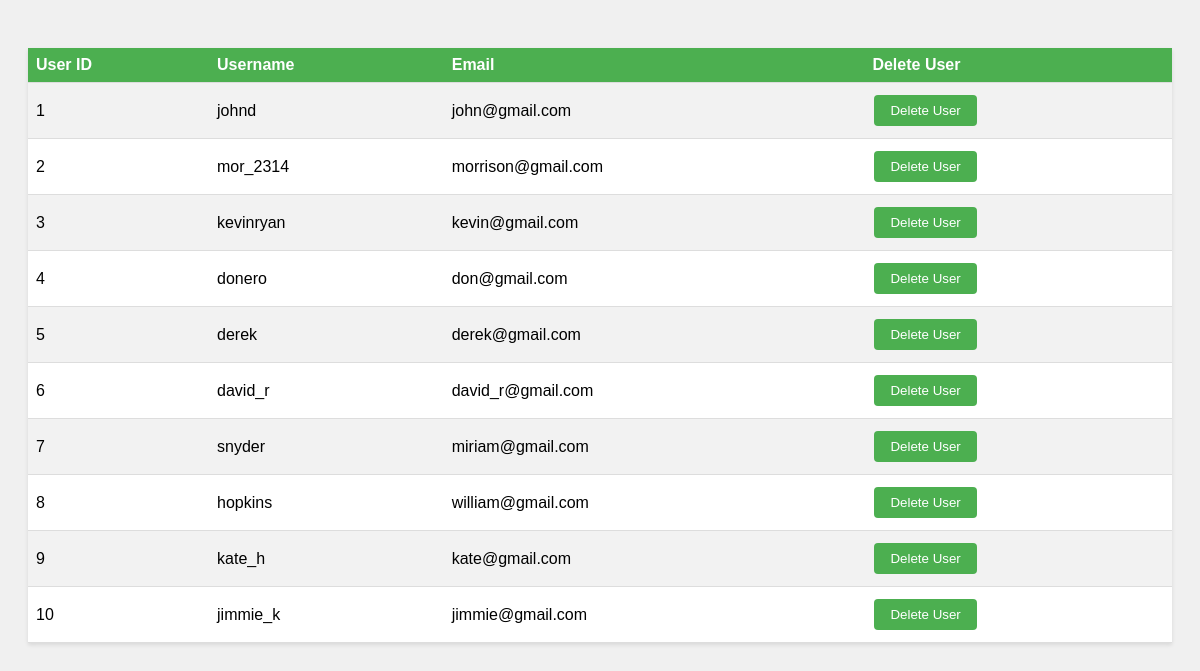
Screenshot of /users with the database file from the repository.
### tables this page shows
CREATE TABLE users (
            id INTEGER PRIMARY KEY NOT NULL,
            email TEXT,
            username TEXT,
            password TEXT
);

### views/users.py (the view)
@bp.route("/users")
def user_list():
    db = get_db()
    cursor = db.cursor()
    cursor.execute("SELECT id, username, email FROM users")
    data = cursor.fetchall()  # List of tuples - tuple = row in table
    users_list = [User(*item) for item in data]
    return render_template("user-list.html", users=users_list)

### db.py (called while the page is built)
def get_db():
    if "db" not in g:
        g.db = sqlite3.connect("data.db")
    return g.db

### templates/user-list.html (shortened to what this page needs)
<!DOCTYPE html>
<html lang="en">
  <head>
    <link rel="stylesheet" href="/static/css/styles.css">
  </head>
  <body>
    <table>
      <tr>
        <th>User ID</th>
        <th>Username</th>
        <th>Email</th>
        <th>Delete User</th>
      </tr>
      {% for user in users %}
      <tr>
        <td>{{ user.id }}</td>
        <td>{{ user.username }}</td>
        <td>{{ user.email }}</td>
        <td><button>Delete User</button></td>
      </tr>
      {% endfor %}
    </table>
  </body>
</html>

### static/css/styles.css (style rules this page uses)
body { font-family: Arial, sans-serif; padding: 20px; background-color: #f0f0f0; }
table { width: 100%; border-collapse: collapse; margin-top: 20px; background-color: #fff; box-shadow: 0 2px 4px rgba(0, 0, 0, 0.1); }
th, td { text-align: left; padding: 8px; border-bottom: 1px solid #ddd; }
th { background-color: #4caf50; color: white; }
tr:nth-child(even) { background-color: #f2f2f2; }
button { padding: 8px 16px; margin: 4px 2px; cursor: pointer; background-color: #4caf50; color: white; border: none; border-radius: 4px; transition: background-color 0.3s ease; }

### rows the page displays
users: id "1", username "johnd", email "john@gmail.com"
users: id "2", username "mor_2314", email "morrison@gmail.com"
users: id "3", username "kevinryan", email "kevin@gmail.com"
users: id "4", username "donero", email "don@gmail.com"
users: id "5", username "derek", email "derek@gmail.com"
users: id "6", username "david_r", email "david_r@gmail.com"
users: id "7", username "snyder", email "miriam@gmail.com"
users: id "8", username "hopkins", email "william@gmail.com"
users: id "9", username "kate_h", email "kate@gmail.com"
users: id "10", username "jimmie_k", email "jimmie@gmail.com"
